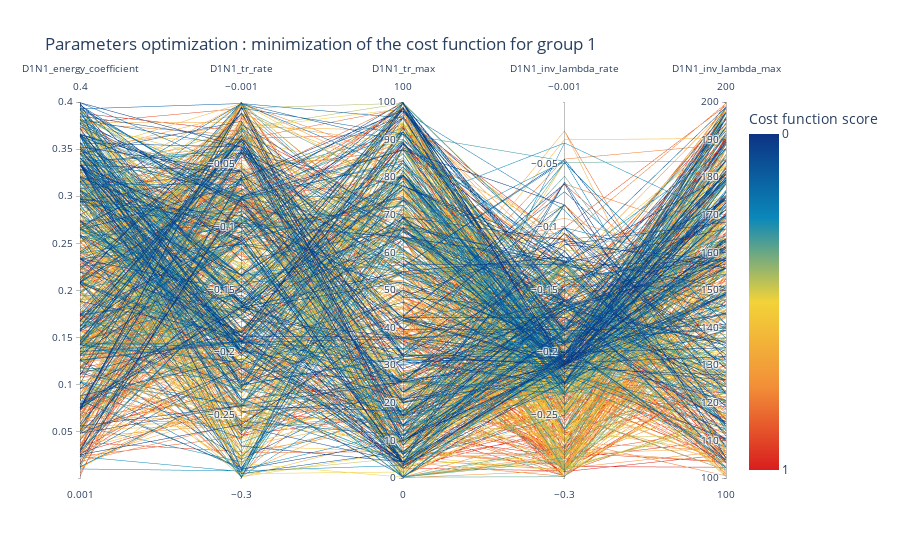
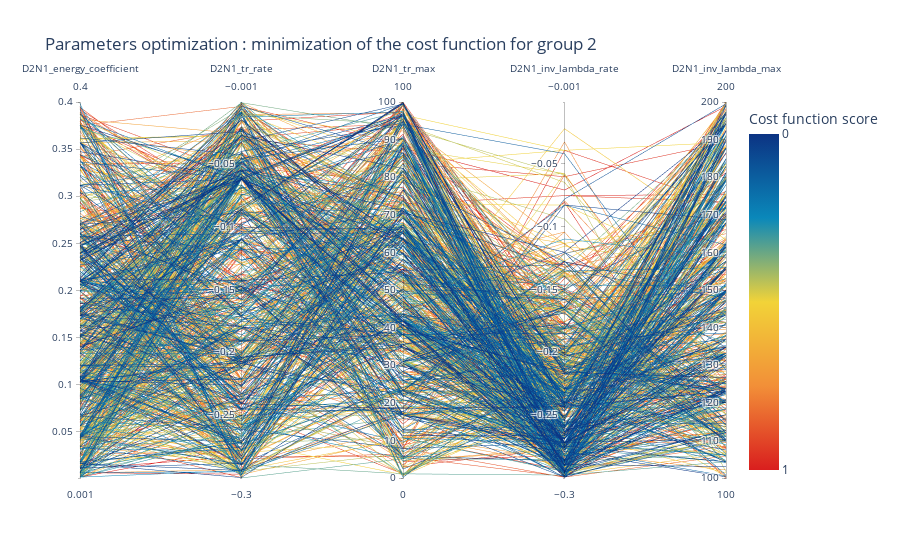

The cell these charts' notebook holds for them, in order:
### Code cell
groups = [
    ["D1N1_energy_coefficient", "D1N1_tr_rate", "D1N1_tr_max", "D1N1_inv_lambda_rate", "D1N1_inv_lambda_max"],
    ["D2N1_energy_coefficient", "D2N1_tr_rate", "D2N1_tr_max", "D2N1_inv_lambda_rate", "D2N1_inv_lambda_max"],
]

fig = viewer.parallel_coordinates(nbest=2_000, unselected_opacity=0, parameter_groups=groups, uniformed=True)

for group in fig:
    display(group)

### Figure 1 — Plotly figure (JSON) as saved in the notebook; plotly's stock layout.template omitted (floating-point values rounded to 4 significant figures; data arrays with more than 128 entries replaced by an {"elided": "..."} marker saying what was removed)
{"data": [{"dimensions": [{"label": "D1N1_energy_coefficient", "range": [0.001, 0.4], "values": {"elided": "2000 float values"}}, {"label": "D1N1_tr_rate", "range": [-0.3, -0.001], "values": {"elided": "2000 float values"}}, {"label": "D1N1_tr_max", "range": [0, 100], "values": {"elided": "2000 float values"}}, {"label": "D1N1_inv_lambda_rate", "range": [-0.3, -0.001], "values": {"elided": "2000 float values"}}, {"label": "D1N1_inv_lambda_max", "range": [100, 200], "values": {"elided": "2000 float values"}}], "line": {"color": {"elided": "2000 float values"}, "colorbar": {"tickmode": "array", "ticktext": [0, 1], "tickvals": [0, -1], "title": {"text": "Cost function score"}}, "colorscale": [[0, "rgb(12,51,131)"], [0.25, "rgb(10,136,186)"], [0.5, "rgb(242,211,56)"], [0.75, "rgb(242,143,56)"], [1, "rgb(217,30,30)"]], "reversescale": true, "showscale": true}, "type": "parcoords", "unselected": {"line": {"opacity": 0}}}], "layout": {"coloraxis": {"colorbar": {"title": {"text": "Fitness (uniforme distribution)"}}}, "title": {"text": "Parameters optimization : minimization of the cost function for group 1"}}}

### Figure 2 — Plotly figure (JSON) as saved in the notebook; plotly's stock layout.template omitted (floating-point values rounded to 4 significant figures; data arrays with more than 128 entries replaced by an {"elided": "..."} marker saying what was removed)
{"data": [{"dimensions": [{"label": "D2N1_energy_coefficient", "range": [0.001, 0.4], "values": {"elided": "2000 float values"}}, {"label": "D2N1_tr_rate", "range": [-0.3, -0.001], "values": {"elided": "2000 float values"}}, {"label": "D2N1_tr_max", "range": [0, 100], "values": {"elided": "2000 float values"}}, {"label": "D2N1_inv_lambda_rate", "range": [-0.3, -0.001], "values": {"elided": "2000 float values"}}, {"label": "D2N1_inv_lambda_max", "range": [100, 200], "values": {"elided": "2000 float values"}}], "line": {"color": {"elided": "2000 float values"}, "colorbar": {"tickmode": "array", "ticktext": [0, 1], "tickvals": [0, -1], "title": {"text": "Cost function score"}}, "colorscale": [[0, "rgb(12,51,131)"], [0.25, "rgb(10,136,186)"], [0.5, "rgb(242,211,56)"], [0.75, "rgb(242,143,56)"], [1, "rgb(217,30,30)"]], "reversescale": true, "showscale": true}, "type": "parcoords", "unselected": {"line": {"opacity": 0}}}], "layout": {"coloraxis": {"colorbar": {"title": {"text": "Fitness (uniforme distribution)"}}}, "title": {"text": "Parameters optimization : minimization of the cost function for group 2"}}}
